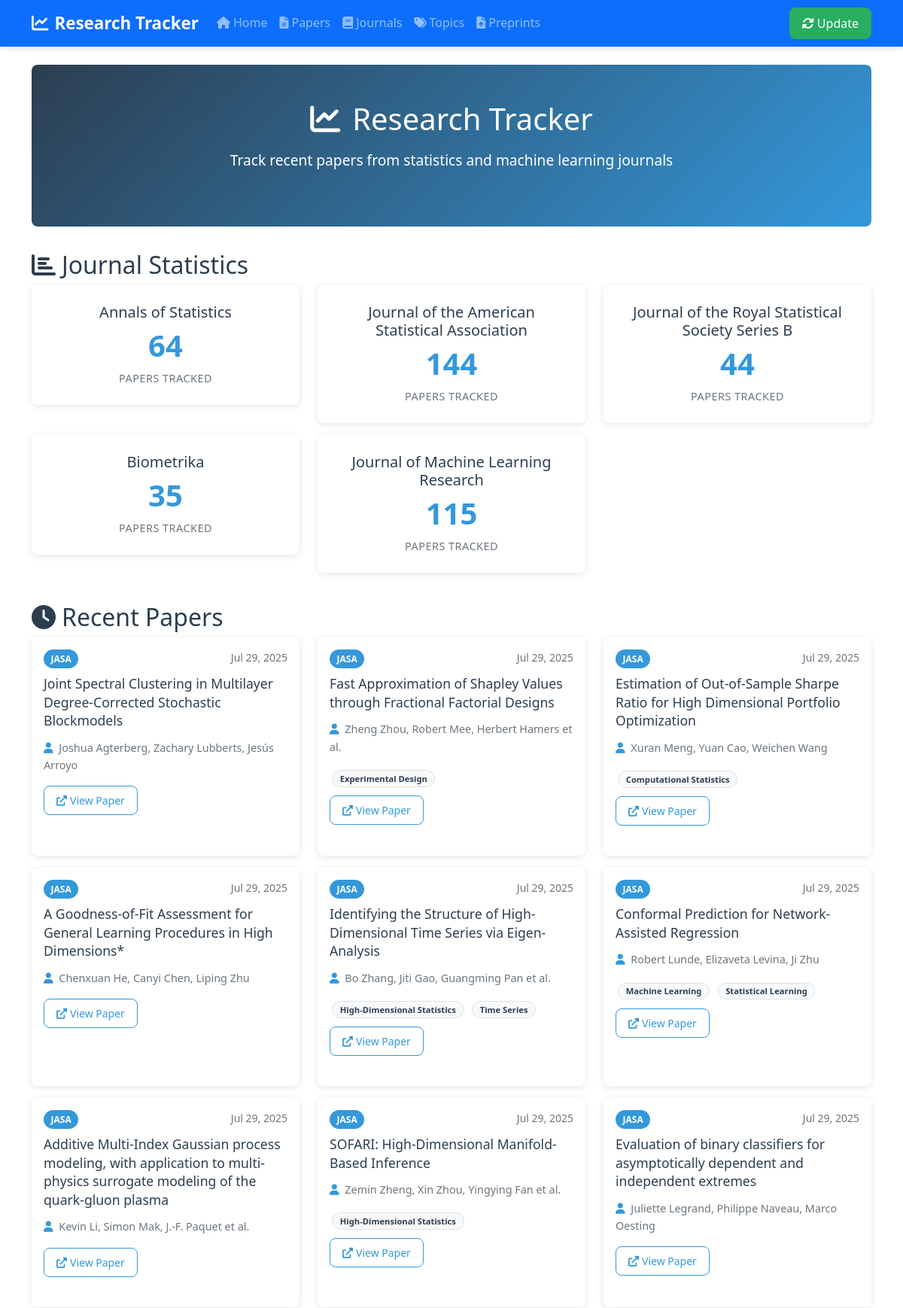
The page / (upper part) on the database its author committed.
### app/models.py (models this page shows)
class Journal(Base):
    __tablename__ = 'journals'
    id = Column(Integer, primary_key=True, index=True)
    name = Column(String(100), unique=True, index=True)
    abbreviation = Column(String(20), unique=True)
    url = Column(String(500))
    papers_url = Column(String(500))
    papers = relationship("Paper", back_populates="journal")

class Paper(Base):
    __tablename__ = 'papers'
    id = Column(Integer, primary_key=True, index=True)
    title = Column(String(500), index=True)
    abstract = Column(Text, nullable=True)
    doi = Column(String(200), nullable=True, unique=True)
    url = Column(String(500), nullable=True)
    pdf_url = Column(String(500), nullable=True)
    bibtex = Column(Text, nullable=True)  # Store BibTeX citation
    publication_date = Column(DateTime, nullable=True)
    accepted_date = Column(DateTime, nullable=True)
    scraped_date = Column(DateTime, default=datetime.utcnow)
    section = Column(String(100), nullable=True)  # Added section field
    journal_id = Column(Integer, ForeignKey('journals.id'))
    journal = relationship("Journal", back_populates="papers")
    authors = relationship("Author", secondary=paper_authors, back_populates="papers", order_by=paper_authors.c.author_order)
    topics = relationship("Topic", secondary=paper_topics, back_populates="papers")

class Author(Base):
    __tablename__ = 'authors'
    id = Column(Integer, primary_key=True, index=True)
    name = Column(String(200), index=True)
    email = Column(String(200), nullable=True)
    affiliation = Column(String(500), nullable=True)
    papers = relationship("Paper", secondary=paper_authors, back_populates="authors")

class Topic(Base):
    __tablename__ = 'topics'
    id = Column(Integer, primary_key=True, index=True)
    name = Column(String(100), unique=True, index=True)
    description = Column(Text, nullable=True)
    papers = relationship("Paper", secondary=paper_topics, back_populates="topics")

### app/main.py (the view)
@app.get("/", response_class=HTMLResponse)
async def home(request: Request, db: Session = Depends(get_db)):
    recent_papers = db.query(Paper).order_by(desc(Paper.scraped_date)).limit(20).all()
    journal_stats = db.query(
        Journal.name,
        func.count(Paper.id).label('paper_count')
    ).join(Paper).group_by(Journal.id).all()
    return templates.TemplateResponse("index.html", {
        "request": request,
        "recent_papers": recent_papers,
        "journal_stats": journal_stats
    })

### templates/index.html (shortened to what this page needs)
{% extends "base.html" %}
{% block content %}
<div class="row">
    <div class="col-12">
        <div class="hero-section">
            <div class="container text-center">
                <h1><i class="fas fa-chart-line me-3"></i>Research Tracker</h1>
                <p class="lead">Track recent papers from statistics and machine learning journals</p>
            </div>
        </div>
    </div>
</div>
<div class="row mb-4">
    <div class="col-12">
        <h2><i class="fas fa-chart-bar me-2"></i>Journal Statistics</h2>
        {% if journal_stats %}
        <div class="row">
            {% for journal_name, paper_count in journal_stats %}
            <div class="col-md-6 col-lg-4 mb-3">
                <div class="stat-card">
                    <h5 class="card-title">{{ journal_name }}</h5>
                    <h3>{{ paper_count }}</h3>
                    <div class="stat-label">papers tracked</div>
                </div>
            </div>
            {% endfor %}
        </div>
        {% else %}
        <div class="empty-state">
            <i class="fas fa-chart-bar"></i>
            <h5>No statistics available yet</h5>
            <p>Click "Update" to start tracking papers from journals</p>
        </div>
        {% endif %}
    </div>
</div>
<div class="row">
    <div class="col-12">
        <h2><i class="fas fa-clock me-2"></i>Recent Papers</h2>
        {% if recent_papers %}
        <div class="row">
            {% for paper in recent_papers %}
            <div class="col-md-6 col-lg-4 mb-3">
                <div class="card paper-card h-100">
                    <div class="card-body">
                        <div class="d-flex justify-content-between align-items-start mb-2">
                            <span class="badge bg-primary journal-badge">{{ paper.journal.abbreviation if paper.journal else 'Unknown' }}</span>
                            <small class="text-muted">{{ paper.publication_date.strftime('%b %d, %Y') if paper.publication_date else (paper.scraped_date.strftime('%b %d, %Y') if paper.scraped_date else '') }}</small>
                        </div>
                        <h5 class="card-title">
                            <a href="/paper/{{ paper.id }}" class="text-decoration-none">{{ paper.title }}</a>
                        </h5>
                        {% if paper.authors %}
                        <p class="card-text authors-list">
                            <i class="fas fa-user me-1"></i>
                            {{ (paper.authors | format_authors)[:3] | join(', ') }}
                            {% if paper.authors | length > 3 %} et al.{% endif %}
                        </p>
                        {% endif %}
                        {% if paper.topics %}
                        <div class="mb-2">
                            {% for topic in paper.topics[:3] %}
                            <span class="badge bg-secondary topic-tag">{{ topic.name }}</span>
                            {% endfor %}
                        </div>
                        {% endif %}
                        {% if paper.url %}
                        <a href="{{ paper.url }}" class="btn btn-sm btn-outline-primary" target="_blank">
                            <i class="fas fa-external-link-alt me-1"></i>View Paper
                        </a>
                        {% endif %}
                    </div>
                </div>
            </div>
            {% endfor %}
        </div>
        {% else %}
        <div class="alert alert-info">
            <i class="fas fa-info-circle me-2"></i>
            No papers found. Click the "Update" button to scrape for recent papers.
        </div>
        {% endif %}
    </div>
</div>
{% endblock %}

### static/style.css (style rules this page uses)
:root { --primary-color: #2c3e50; --secondary-color: #3498db; --accent-color: #e74c3c; --success-color: #27ae60; --warning-color: #f39c12; --light-bg: #f8f9fa; --dark-text: #2c3e50; --border-radius: 8px; --box-shadow: 0 2px 10px rgba(0,0,0,0.1); }
body { font-family: 'Segoe UI', Tahoma, Geneva, Verdana, sans-serif; line-height: 1.6; color: var(--dark-text); }
.hero-section { background: linear-gradient(135deg, var(--primary-color), var(--secondary-color)); color: white; padding: 3rem 0; margin-bottom: 2rem; border-radius: var(--border-radius); }
.hero-section h1 { font-size: 2.5rem; font-weight: 300; margin-bottom: 1rem; }
.hero-section .lead { font-size: 1.2rem; margin-bottom: 1.5rem; }
.card { border: none; border-radius: var(--border-radius); box-shadow: var(--box-shadow); transition: all 0.3s ease; height: 100%; }
.paper-card { margin-bottom: 1.5rem; }
.paper-card .card-title { font-size: 1.1rem; line-height: 1.4; margin-bottom: 0.75rem; }
.paper-card .card-title a { color: var(--dark-text); text-decoration: none; }
.stat-card { text-align: center; padding: 1.5rem; background: white; border-radius: var(--border-radius); box-shadow: var(--box-shadow); }
.stat-card h3 { font-size: 2.5rem; font-weight: bold; color: var(--secondary-color); margin: 0.5rem 0; }
.stat-card .stat-label { color: #6c757d; font-size: 0.9rem; text-transform: uppercase; letter-spacing: 0.5px; }
.journal-badge { background: var(--secondary-color) !important; font-size: 0.75rem; padding: 0.4rem 0.6rem; border-radius: 20px; }
.topic-tag { background: var(--light-bg) !important; color: var(--dark-text) !important; border: 1px solid #dee2e6; font-size: 0.7rem; padding: 0.3rem 0.6rem; border-radius: 15px; margin: 0.2rem; display: inline-block; }
.btn { border-radius: var(--border-radius); padding: 0.5rem 1rem; font-weight: 500; transition: all 0.3s ease; }
.btn-outline-primary { color: var(--secondary-color); border-color: var(--secondary-color); }
.authors-list { color: #6c757d; font-size: 0.9rem; }
.authors-list i { color: var(--secondary-color); }

### rows shown on the page
Journal: name "Annals of Statistics", paper_count "64"
Journal: name "Journal of the American Statistical Association", paper_count "144"
Journal: name "Journal of the Royal Statistical Society Series B", paper_count "44"
Journal: name "Biometrika", paper_count "35"
Journal: name "Journal of Machine Learning Research", paper_count "115"
Paper: journal "JASA", publication_date "Jul 29, 2025", title "Joint Spectral Clustering in Multilayer Degree-Corrected Stochastic Blockmodels"
Author: name.name "Joshua Agterberg, Zachary Lubberts, Jesús Arroyo"
Paper: journal "JASA", publication_date "Jul 29, 2025", title "Fast Approximation of Shapley Values through Fractional Factorial Designs", shows "et al."
Author: name.name "Zheng Zhou, Robert Mee, Herbert Hamers"
Topic: name "Experimental Design"
Paper: journal "JASA", publication_date "Jul 29, 2025", title "Estimation of Out-of-Sample Sharpe Ratio for High Dimensional Portfolio Optimization"
Author: name.name "Xuran Meng, Yuan Cao, Weichen Wang"
Topic: name "Computational Statistics"
Paper: journal "JASA", publication_date "Jul 29, 2025", title "A Goodness-of-Fit Assessment for General Learning Procedures in High Dimensions*"
Author: name.name "Chenxuan He, Canyi Chen, Liping Zhu"
Paper: journal "JASA", publication_date "Jul 29, 2025", title "Identifying the Structure of High-Dimensional Time Series via Eigen-Analysis", shows "et al."
Author: name.name "Bo Zhang, Jiti Gao, Guangming Pan"
Topic: name "High-Dimensional Statistics"
Topic: name "Time Series"
Paper: journal "JASA", publication_date "Jul 29, 2025", title "Conformal Prediction for Network-Assisted Regression"
Author: name.name "Robert Lunde, Elizaveta Levina, Ji Zhu"
Topic: name "Machine Learning"
Topic: name "Statistical Learning"
Paper: journal "JASA", publication_date "Jul 29, 2025", title "Additive Multi-Index Gaussian process modeling, with application to multi-physics surrogate modeling of the quark-gluon plasma", shows "et al."
Author: name.name "Kevin Li, Simon Mak, J.-F. Paquet"
Paper: journal "JASA", publication_date "Jul 29, 2025", title "SOFARI: High-Dimensional Manifold-Based Inference", shows "et al."
Author: name.name "Zemin Zheng, Xin Zhou, Yingying Fan"
Paper: journal "JASA", publication_date "Jul 29, 2025", title "Evaluation of binary classifiers for asymptotically dependent and independent extremes"
Author: name.name "Juliette Legrand, Philippe Naveau, Marco Oesting"
